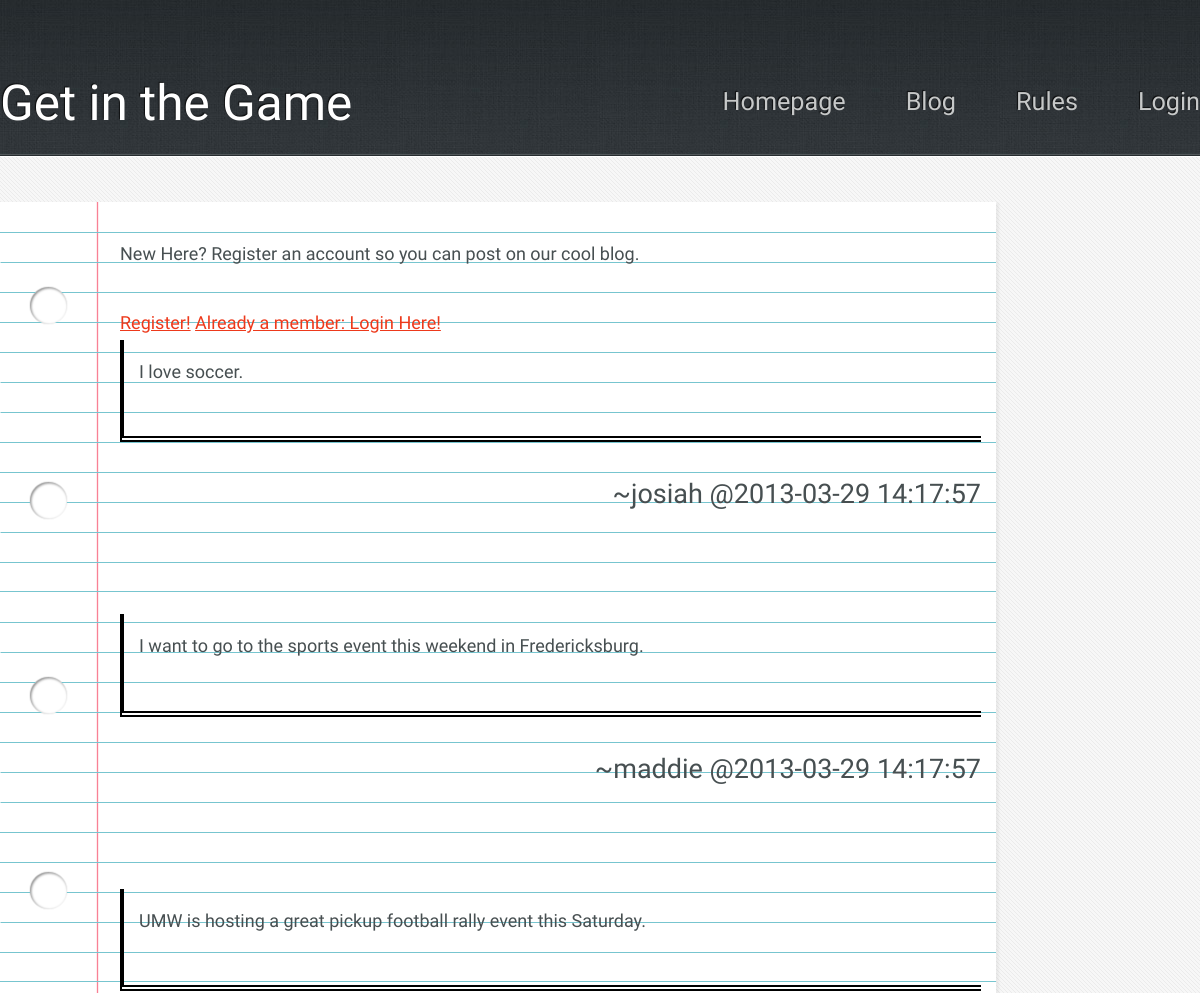
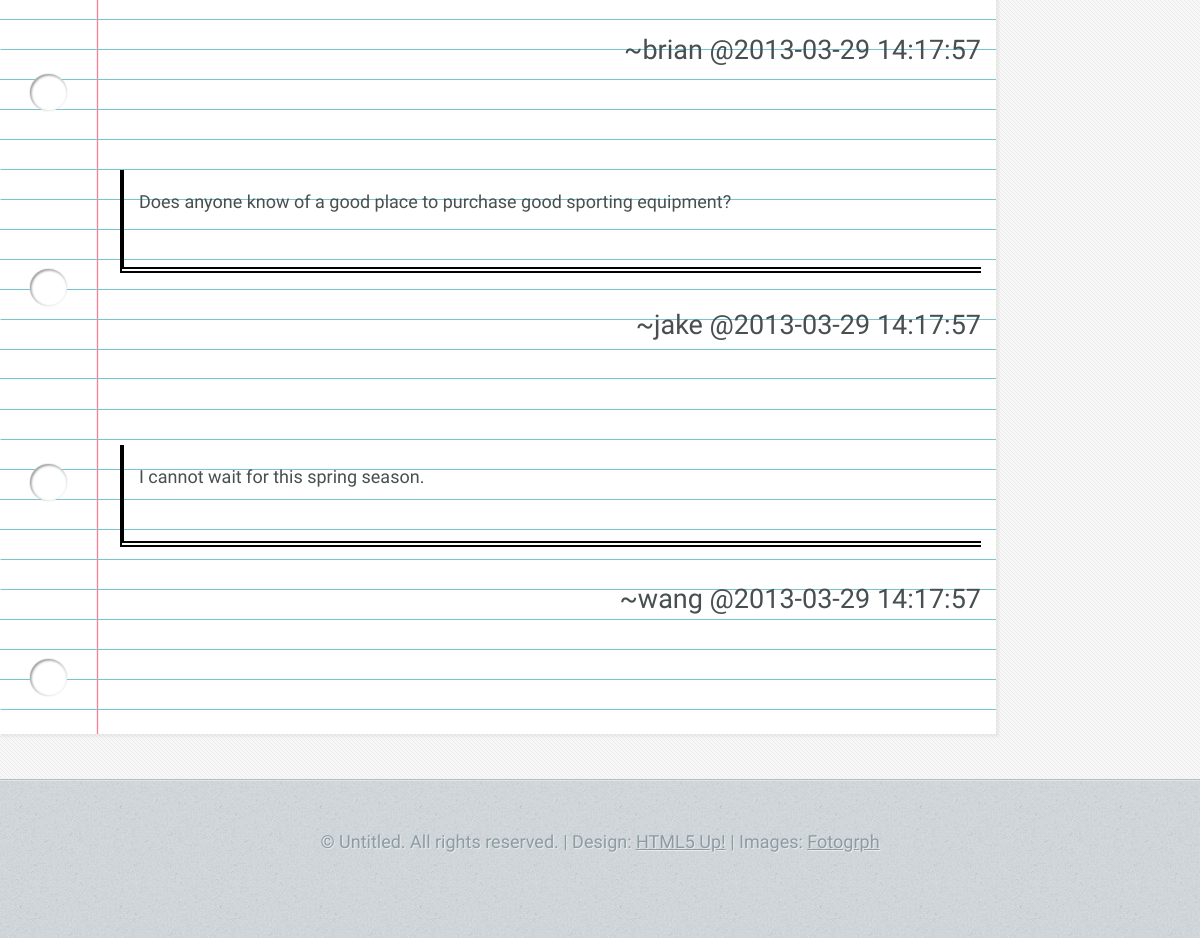
Screenshot of /blog.php with the database file from the repository (2 pictures, top to bottom).
### tables this page shows
CREATE TABLE IF NOT EXISTS blog (
	blog_id INT NOT NULL AUTO_INCREMENT,
	username VARCHAR(12) NOT NULL,
	sdate TIMESTAMP NOT NULL DEFAULT NOW(),
	content BLOB NOT NULL,
	CONSTRAINT users_username_fk FOREIGN KEY (username) REFERENCES users(username),
	PRIMARY KEY (blog_id)
);

### php/blog_loadentries.php (the view)
<?php
	include('db_connect.php');
	$query = "SELECT * FROM blog ORDER BY sdate DESC";
	$result = mysqli_query($db, $query)
		 or die("Error Querying Database");
	foreach ($result as $row) {
		Echo "<p style='padding: 15px; border-left: 4px solid black; border-bottom: 6px double black'>" . $row['content'] . "<br><br>
			<blockquote style='text-align:right; font-size:1.5em'>~" . $row['username'] . " " . " @" . $row['sdate'] . "</blockquote></p><br><br>";
	}
?>

### css/5grid/core.css (style rules this page uses)
html, body, div, span, applet, object, iframe, h1, h2, h3, h4, h5, h6, p, blockquote, pre, a, abbr, acronym, address, big, cite, code, del, dfn, em, img, ins, kbd, q, s, samp, small, strike, strong, sub, sup, tt, var, b, u, i, center, dl, dt, dd, ol, ul, li, fieldset, form, label, legend, table, caption, tbody, tfoot, thead, tr, th, td, article, aside, canvas, details, embed, figure, figcaption, footer, header, hgroup, menu, nav, output, ruby, section, summary, time, mark, audio, video { margin: 0; padding: 0; border: 0; font-size: 100%; font: inherit; vertical-align: baseline; }
body { line-height: 1; }
blockquote, q { quotes: none; }
blockquote:before, blockquote:after, q:before, q:after { content: ''; content: none; }

### css/style.css (style rules this page uses)
body { background: #D4D9DD url('images/bg03.jpg'); }
body, input, textarea, select { color: #474f51; font-size: 13.5pt; font-family: 'Yanone Kaffeesatz'; line-height: 1.85em; font-weight: 300; }
ul, ol, p, dl { margin: 0 0 2em 0; }

### rows the page displays
blog: content "I love soccer.", username "josiah", sdate "2013-03-29 14:17:57"
blog: content "I want to go to the sports event this weekend in Fredericksburg.", username "maddie", sdate "2013-03-29 14:17:57"
blog: content "UMW is hosting a great pickup football rally event this Saturday.", username "brian", sdate "2013-03-29 14:17:57"
blog: content "Does anyone know of a good place to purchase good sporting equipment?", username "jake", sdate "2013-03-29 14:17:57"
blog: content "I cannot wait for this spring season.", username "wang", sdate "2013-03-29 14:17:57"
